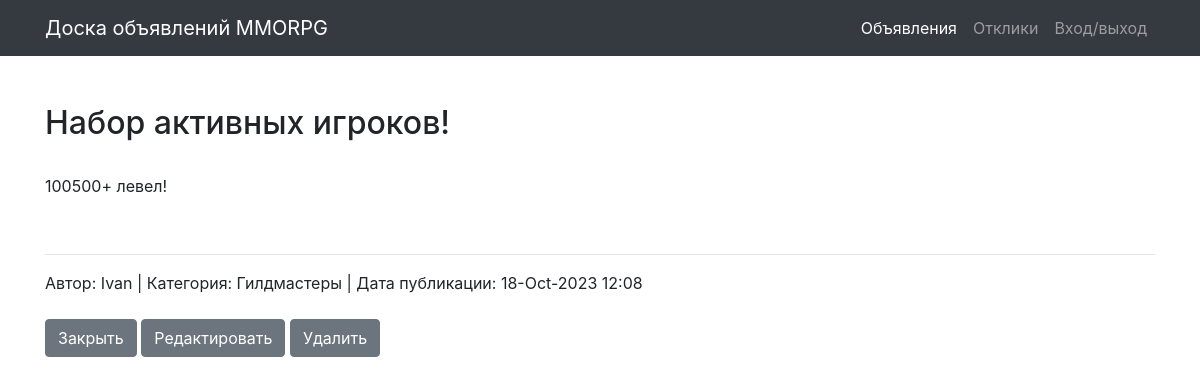
Screenshot of /post/3 with the database file from the repository.
### board/models.py (models this page shows)
class Post(models.Model):
    author = models.ForeignKey(User, on_delete=models.CASCADE)
    CAT = (('tanks', 'Танки'),
           ('healers', 'Хилы'),
           ('damage_dealers', 'ДД'),
           ('dealers', 'Торговцы'),
           ('gildmasters', 'Гилдмастеры'),
           ('quest_givers', 'Квестгиверы'),
           ('blacksmiths', 'Кузнецы'),
           ('tanners', 'Кожевники'),
           ('potion_makers', 'Зельевары'),
           ('spell_masters', 'Мастера заклинаний'))
    category = models.CharField(max_length=15, choices=CAT, verbose_name='Категория')
    dateCreation = models.DateTimeField(auto_now_add=True)
    title = models.CharField(max_length=256, verbose_name='Название')
    text = RichTextField()

### board/views.py (the view)
# urls.py: path('post/<int:pk>', PostItem.as_view()),
class PostItem(DetailView):
    model = Post
    template_name = 'post_item.html'
    context_object_name = 'post'
    def get_context_data(self, **kwargs):
        context = super().get_context_data(**kwargs)
        if Response.objects.filter(author_id=self.request.user.id).filter(post_id=self.kwargs.get('pk')):
            context['respond'] = "Откликнулся"
        elif self.request.user == Post.objects.get(pk=self.kwargs.get('pk')).author:
            context['respond'] = "Мое_объявление"
        return context

### templates/post_item.html (shortened to what this page needs)
{% extends 'default.html' %}
{% block content %}
    <br><br>
    {% autoescape off %}
    <h2>{{ post.title }}</h2><br>
    <span>{{ post.text }}<br></span>
    {% endautoescape %}
    <hr>
    <span>Автор: {{ post.author }}</span>
    <span>| Категория: {{ post.get_category_display }}</span>
    <span>| Дата публикации: {{ post.dateCreation|date:'d-M-Y f' }}</span>
    <br><br>
    <a class="btn btn-secondary" href="{% url 'index' %}" role="button">Закрыть</a>
    <a class="btn btn-secondary" href="/post/{{ post.id }}/edit" role="button">Редактировать</a>
    <a class="btn btn-secondary" href="/post/{{ post.id }}/delete" role="button">Удалить</a>
    <br><br>
{% endblock content %}

### rows the page displays
Post: title "Набор активных игроков!", text "100500+ левел!", author "Ivan", category "Гилдмастеры", dateCreation "18-Oct-2023 12:08"
